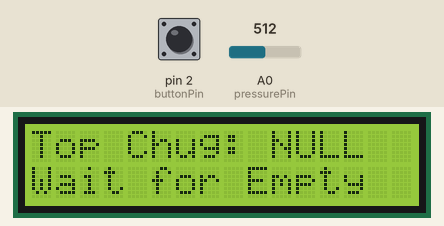
A sketch run on a simulated Arduino Uno, built with avr-gcc and run on an emulated ATmega328P. Parts: 16×2 character LCD. The inputs (shaded band) are chosen by the test bench; at power-on: pin 2 (buttonPin) LOW, A0 (pressurePin) = 512. What the sketch prints to the serial monitor is not drawn.

Above: at 1.2 s.
1.3 s: pin 2 (buttonPin) pulled HIGH for 0.15 s
At 2.3 s:
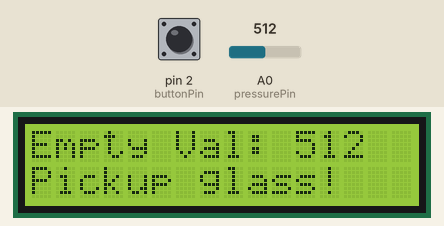
2.9 s: A0 (pressurePin) set to 1004
4.4 s: A0 (pressurePin) set to 1023
At 4.61 s:
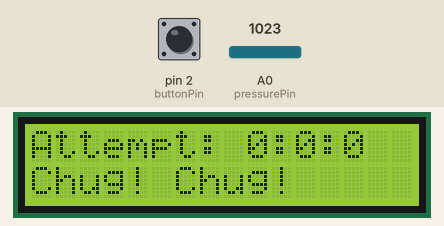
Timing chart, 0 to 7.4 s (numbered marks = the images above; inputs shaded):
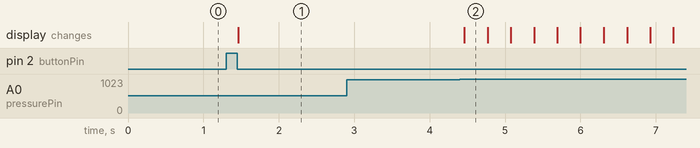

Measured:
- the behaviour switches between 1022 and 1023 on A0 (pressurePin) (found by bisection; images 1 and 2)
- after the input at 1.3 s, the display: changes after 0.16 s (image 1)
- after the input at 2.9 s, every drawn part: stays the same
- after the input at 4.4 s, the display: changes after 0.06 s (image 2)

The sketch:

Chug_Meter2_-_Arduino_Code.ino
```cpp
#include<LiquidCrystal_I2C.h>

LiquidCrystal_I2C lcd(0x27, 2, 1, 0, 4, 5, 6, 7);
const int pressurePin = A0;
const int buttonPin = 2;
int buttonState = 0;
int fsrVal;
int emptyGlass;
int milliseconds = 0;
int seconds = 0;
int minutes = 0;
int timeLimit = 1;
int topMinutes = -1;
int topSeconds = -1;
int topMilliseconds = -1;

void setup() {
  Serial.begin(9600);
  lcd.setBacklightPin(3, POSITIVE);
  lcd.setBacklight(HIGH);
  lcd.begin(16,2);
  pinMode(buttonPin, INPUT);

}

void loop() {
  buttonState = digitalRead(buttonPin);
  clearScreen();
  lcd.setCursor(0,0);
  if (topMilliseconds == -1) {
    lcd.print("Top Chug: NULL");
  } else {
    lcd.print("Top Chug:");
    lcd.print(topMinutes);
    lcd.print(":");
    lcd.print(topSeconds);
    lcd.print(":");
    lcd.print(topMilliseconds);
  }
  lcd.setCursor(0,1);
  lcd.print("Wait for Empty");

  if (buttonState == HIGH){
      fsrVal = analogRead(pressurePin);
      if(fsrVal > 0){
        emptyGlass = fsrVal;
        Serial.println("Empty Glass found");

        clearScreen();
        lcd.setCursor(0,0);
        lcd.print("Empty Val: ");
        lcd.print(emptyGlass);
        lcd.setCursor(0,1);
        lcd.print("Pickup glass!");

        fillGlassLoop();
      }
  }
}
void fillGlassLoop(){
  while(true){
    fsrVal = analogRead(pressurePin);
    if(fsrVal == 1023){
      clearScreen();

      Serial.println("Chug started");
      break;
    }
  }
  chugLoop();
}
void chugLoop(){
  lcd.setCursor(0,1);
  lcd.print("Chug! Chug!");
  while(true){
    fsrVal = analogRead(pressurePin);
    if(fsrVal == emptyGlass){
      Serial.println("Chug ended");
      break;
    }
    timerTick();
    delay(1);
  }
  postChug();
}

void timerTick(){
    if(milliseconds == 99){
      seconds++;
      milliseconds = 0;
    }
    if (seconds == 59){
      minutes++;
      seconds = 0;
    }

    Serial.print(minutes);
    Serial.print(":");
    Serial.print(seconds);
    Serial.print(":");
    Serial.println(milliseconds);

    lcd.setCursor(0,0);
    lcd.print("Attempt: ");
    lcd.print(minutes);
    lcd.print(":");
    lcd.print(seconds);
    lcd.print(":");
    lcd.print(milliseconds);

    milliseconds++;
    /*if (minutes >= timeLimit){
      timeStart = false;
    }
     milliseconds++;
    if (emptyGlass){
      timeStart = false;
    }*/
}

void postChug() {
  clearScreen();
  lcd.setCursor(0,0);
  if (topMilliseconds == -1) {
    lcd.print("Top Chug: NULL");
  } else {
    lcd.print("Top Chug:");
    lcd.print(topMinutes);
    lcd.print(":");
    lcd.print(topSeconds);
    lcd.print(":");
    lcd.print(topMilliseconds);
  }
  lcd.setCursor(0,1);
  lcd.print("Attempt: ");
  lcd.print(minutes);
  lcd.print(":");
  lcd.print(seconds);
  lcd.print(":");
  lcd.print(milliseconds);
  delay(5000);

  if (topMinutes == -1 && topSeconds == -1 && topMilliseconds == -1) {
    topMinutes = minutes;
    topSeconds = seconds;
    topMilliseconds = milliseconds;
  } else if (minutes > topMinutes) {

  } else if (seconds > topSeconds) {

  } else if (milliseconds > topMilliseconds) {

  } else {
    topMinutes = minutes;
    topSeconds = seconds;
    topMilliseconds = milliseconds;
  }

  minutes = 0;
  seconds = 0;
  milliseconds = 0;
}

 void clearScreen(){
  lcd.setCursor(0,0);
  lcd.print("                ");
  lcd.setCursor(0,1);
  lcd.print("                ");
 }
```
